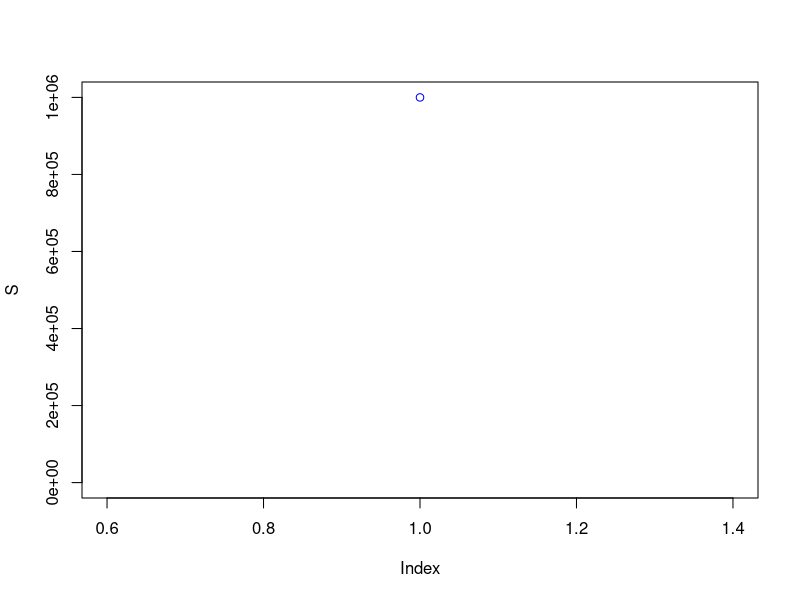

The R script that drew this image: (Note: this script raises an error after producing the figure.)
# Libraries
install.packages('deSolve', repos='http://probability.ca/cran')
library('deSolve')

# Declare and prime variables
N = 1000000 # Total number of people
S <- N - 1 # Rate of Susceptibility
I <- 1 # Total number of Infected people
R <- 0 # Total number of Recovered people
b <- 0.5
m <- 0.1
t <- 0

# Make vectors of S, I & R
while (t<100) {
  S <- c(S - (b * S * I) / N)
  I < - c(I + b * ((S * I)/N))
  R <- c(m * I)
  t=t+1 

}

# Range set
graph_range <- range(0, N)

# Define colors
plot_colors <- c("blue", "red", "forestgreen")

# Start PNG device driver to save output to figure.png


# Plot it
# Plot susceptible with o's and blue lines
plot(S, type = "o", col = "blue", ylim=graph_range) #, axes = FALSE, ann = FALSE)

# X Axis
#axis(1, at= lab=c("0", "25", "50", "75", "100"))

# Box it
# box()

# Graph infectious with red dashed lines and square points
lines(I, type = "x", pch=22, lty=2, col = "red")


lines(R, type = "o", pch=22, lty=2, col = "green")


# Style it
# Title
title(main="SIR Infection Model", col.main="blue")

# Label the x & y axes in forest green
title(xlab="Time", col.lab=rgb(0,0.5,0))
title(ylab="Total Number of People", col.lab=rbg(0,0.5,0))

# Legend
legend(1, graph_range[2], c("S", "I"), cex=0.8, col=c("blue", "red" ), pch=21:22, lty=1:2);
